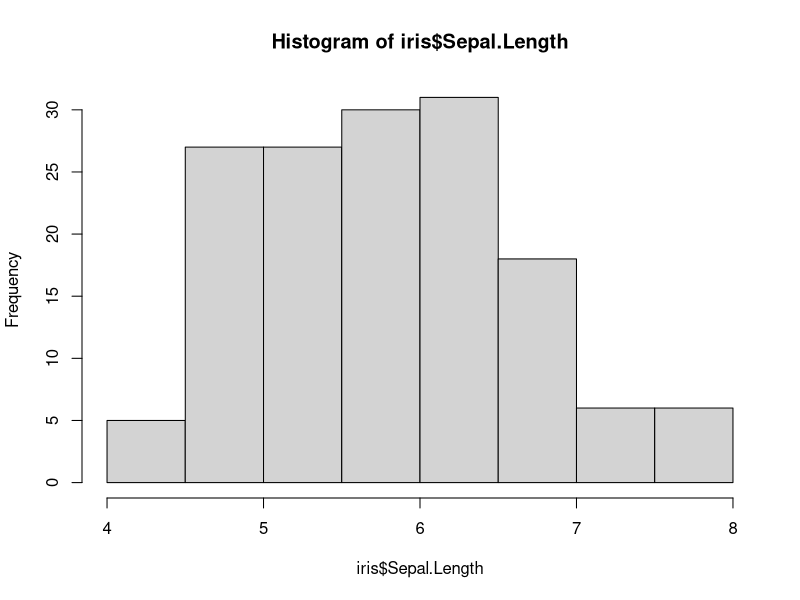
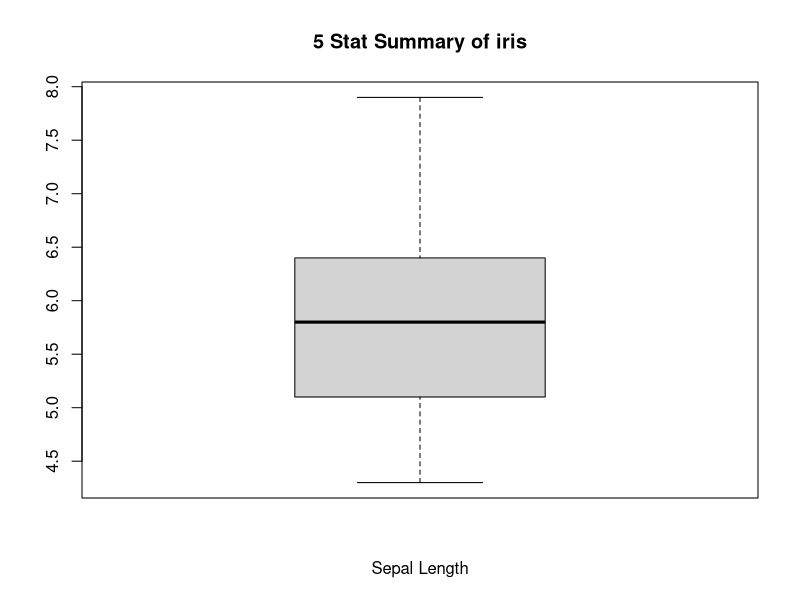
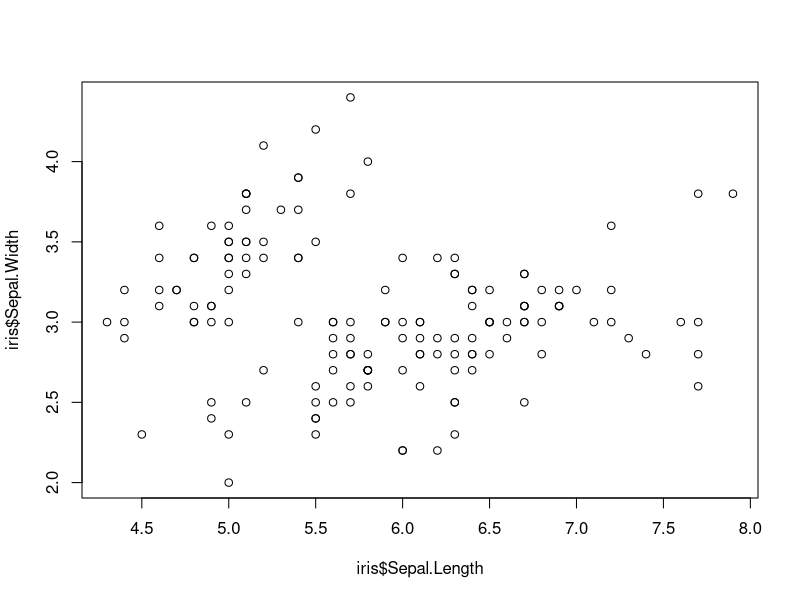
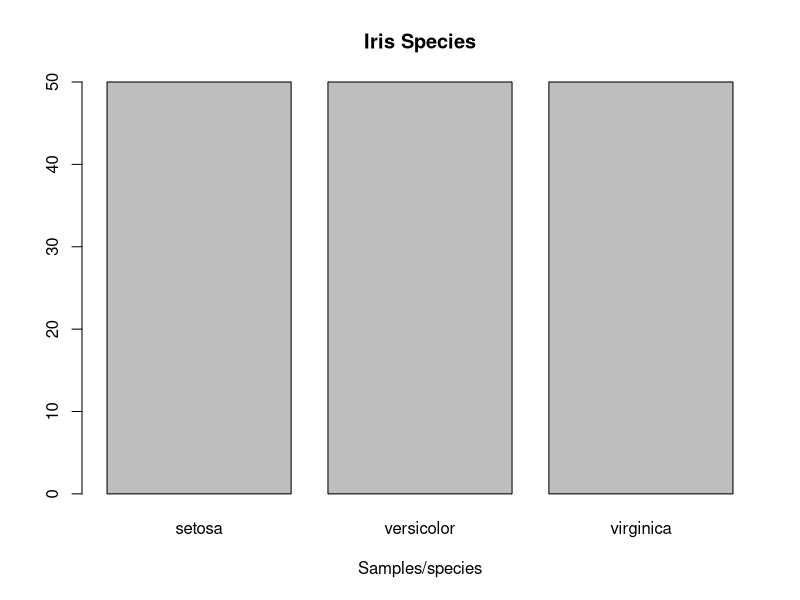
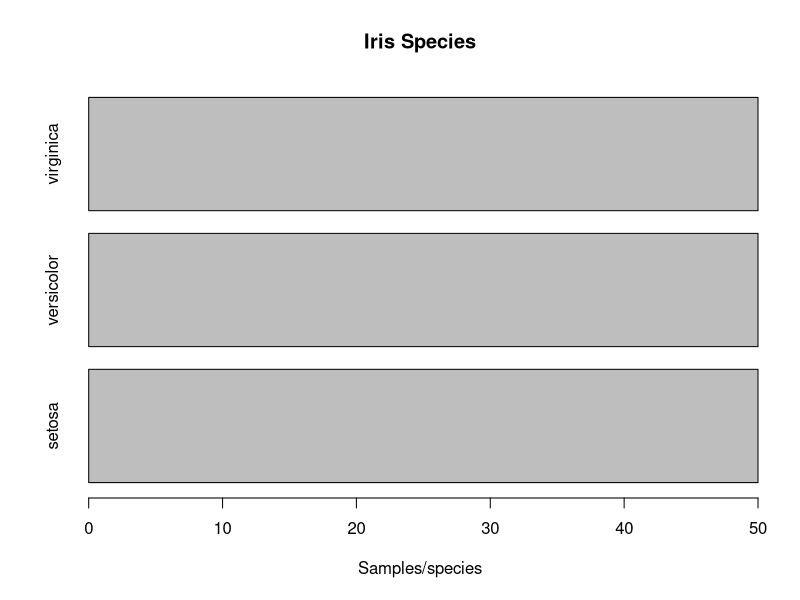
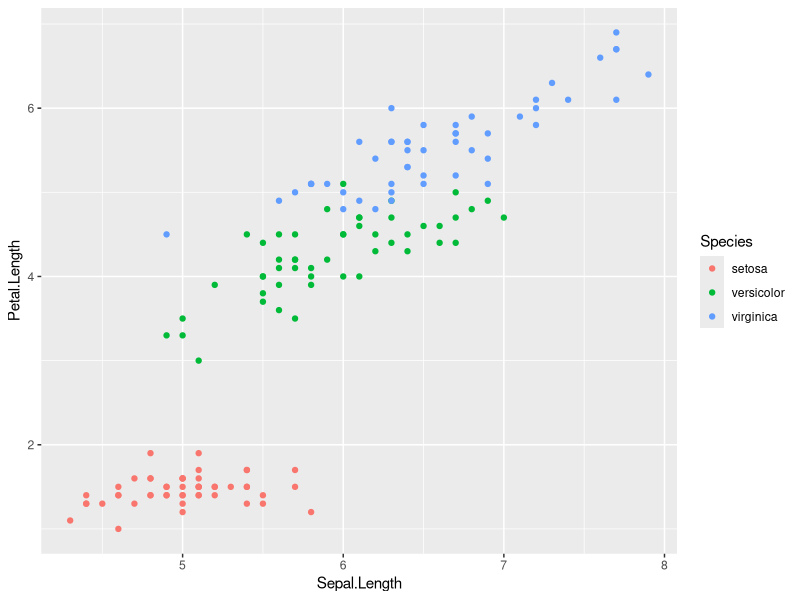
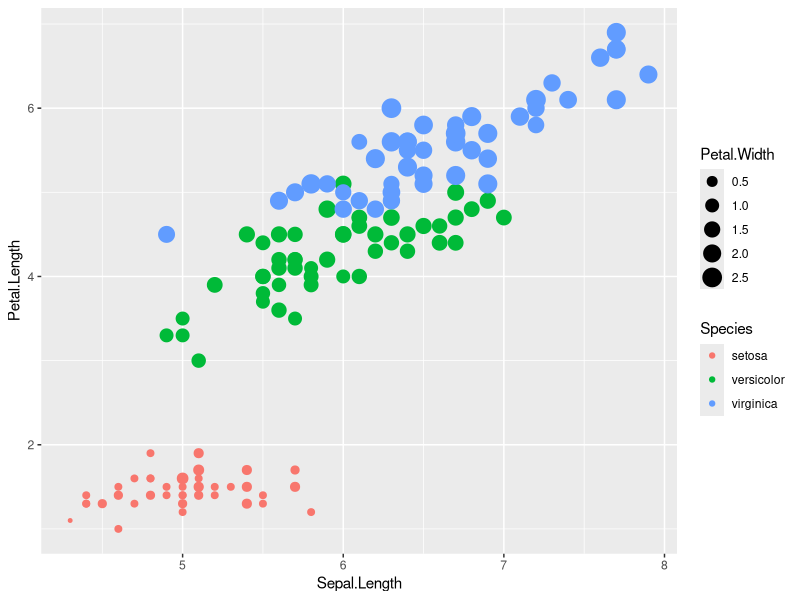
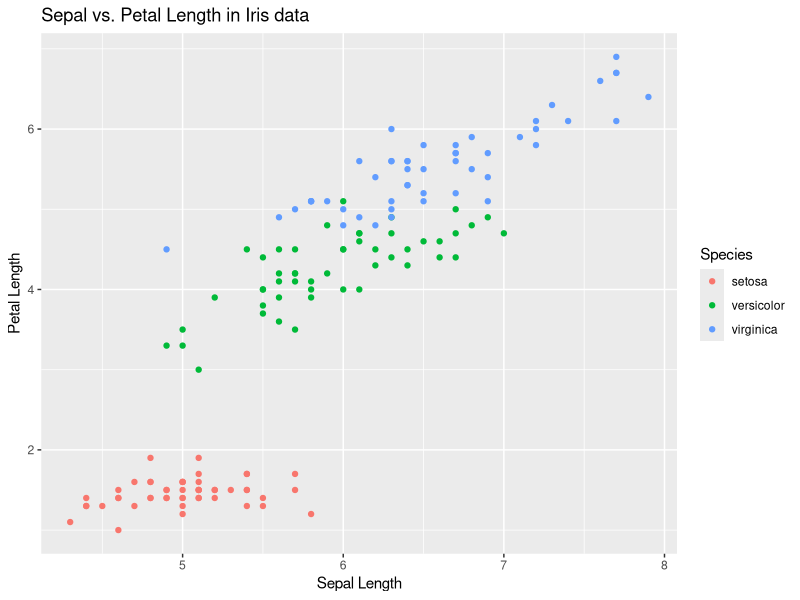

R code for these plots, in order:
## ---- chunk 1
getwd()
setwd("C:\\Data Science\\My_R_Projects\\Time_Series")

## ---- chunk 2
# This code loads the "iris" dataset into R, which is a built-in dataset in R. The "iris" dataset contains measurements of different parts of flowers, including their sepals and petals, as well as their species. Once the dataset is loaded, it can be used for data analysis or visualization
data(iris)

# the names of the columns in the "iris" dataset.
names(iris)

summary(iris)
## ---- chunk 3
##examine data distribution

# The given R code creates a histogram for the Sepal.Length variable of the iris dataset. The histogram displays the distribution of values of Sepal.Length in the dataset.
hist(iris$Sepal.Length) 

# This R code creates a boxplot of the Sepal Length variable in the iris dataset. The boxplot shows the minimum and maximum values, the lower and upper quartiles, and the median of the Sepal Length.
boxplot(iris$Sepal.Length,main="5 Stat Summary of iris",xlab="Sepal Length")
## ---- chunk 4
#relation bw 2 variables
plot(iris$Sepal.Length,iris$Sepal.Width)
## ---- chunk 5
#PLOTTING CATEGORICAL VARIABLES

counts <- table(iris$Species)
counts
barplot(counts, main="Iris Species", xlab="Samples/species")

barplot(counts, main="Iris Species", xlab="Samples/species",horiz=TRUE)

## ---- chunk 6
## Improved data viz
library(ggplot2)

# relation bw Sepal length and width of 3 different species
qplot(Sepal.Length, Petal.Length, data = iris, color = Species)
## ---- chunk 7
# We see that Iris setosa flowers have the narrowest petals.
qplot(Sepal.Length, Petal.Length, data = iris, color = Species, size = Petal.Width)

## ---- chunk 8
##Add labels to the plot
qplot(Sepal.Length, Petal.Length, data = iris, color = Species,
    xlab = "Sepal Length", ylab = "Petal Length",
    main = "Sepal vs. Petal Length in Iris data")
## ---- chunk 9
library(ggplot2)
ggplot(data = iris, aes(x=Sepal.Length, y=Sepal.Width, colour=Species))+ geom_point()


## ---- chunk 10
ggplot(iris, aes(x=Sepal.Length)) + geom_histogram()
## ---- chunk 11
ggplot(iris, aes(x=Sepal.Length, fill=Species))+ geom_histogram()
## ---- chunk 12
ggplot(iris, aes(x=Species, y=Sepal.Length)) + geom_boxplot()

ggplot(iris, aes(x=Species, y=Sepal.Length, fill=Species)) + geom_boxplot()

